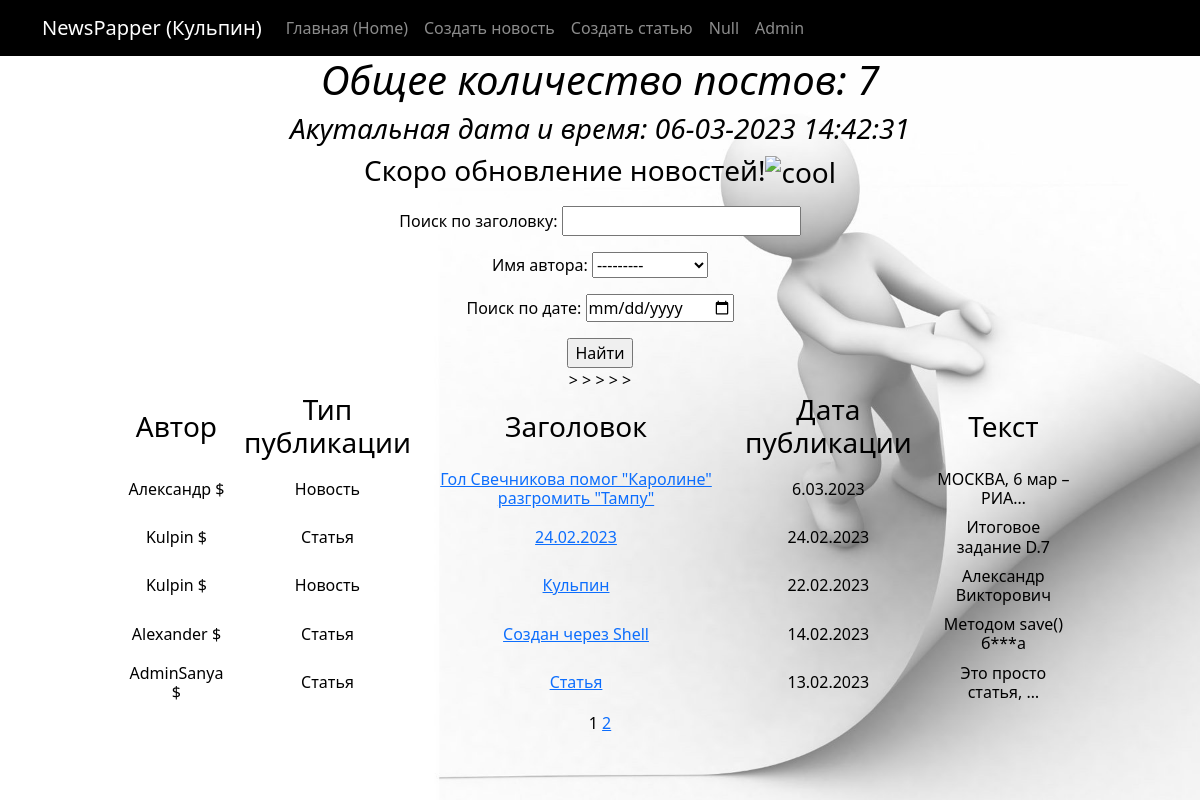
Page /news/ on the committed database.
### news/models.py (models this page shows, shortened)
class Post(models.Model):
    article = 'AR'
    news = 'NE'
    POST_TYPES = [
        (article, 'Статья'),
        (news, 'Новость')
    ]
    author = models.ForeignKey(Author, on_delete=models.CASCADE)
    post_type = models.CharField(max_length=2, choices=POST_TYPES)
    time_created = models.DateTimeField(auto_now_add=True)
    categories = models.ManyToManyField(Category, through='PostCategory')
    title = models.CharField(max_length=255)
    text = models.TextField()
    rating = models.FloatField(default=0.0)

class Author(models.Model):
    rating = models.FloatField(default=0.0)
    user = models.OneToOneField(User, on_delete=models.CASCADE)
    def __str__(self):
        return self.user.username

### news/views.py (the view)
# urls.py: path('', PostList.as_view(), name='post_list'),
class PostList(ListView):
    model = Post
    ordering = '-time_created'
    template_name = 'news.html'
    context_object_name = 'post'
    paginate_by = 5
    def get_queryset(self):
        queryset = super().get_queryset()
        self.filterset = ProductFilter(self.request.GET, queryset)
        return self.filterset.qs
    def get_context_data(self, **kwargs):
        context = super().get_context_data(**kwargs)
        context['time_now'] = datetime.utcnow()
        context['next_sale'] = None
        context['filterset'] = self.filterset
        return context

### news/templatetags/custom_filters.py (called while the page is built)
@register.filter()
def currency(value, code='rub'):
   postfix = CURRENCIES_SYMBOLS[code]
   return f'{value} {postfix}'

@register.filter()
def censor(value):
   bad_words = ('скотина', 'бляха')
   if not isinstance(value, str):
      raise TypeError(f"unresolved type '{type(value)}' expected  type 'str'")
   for word in value.split():
      if word.lower() in bad_words:
         value = value.replace(word, f"{word[0]}{'*' * (len(word) - 2)}{word[-1]}")
   return value

### news/templatetags/custom_tags.py (called while the page is built)
@register.simple_tag()
def current_time(format_string='%d-%m-%Y %H:%M:%S'):
   return datetime.utcnow().strftime(format_string)

### templates/news.html (shortened to what this page needs)
{% extends 'flatpages/default.html' %}
{% load custom_filters %}
{% load custom_tags %}
{% block content %}
   <h1><em>Общее количество постов: {{ filterset.qs|length }}</em></h1>
   <h3><em>Акутальная дата и время: {% current_time '%d-%m-%Y %H:%M:%S' %}</em></h3>
   <h3><p>{{ next_sale|default_if_none:"Скоро обновление новостей!" }}<img src="https://html5-editor.net/tinymce/plugins/emoticons/img/smiley-cool.gif" alt="cool" /></p> </h3>
   <form action="" method="get">
       {{ filterset.form.as_p }}
       <input type="submit" value="Найти" />
   </form>
   {% if post %}
       <table>
           <tr>
               <td><h3>Автор</h3></td>
               <td><h3>Тип публикации</h3></td>
               <td><h3>Заголовок</h3></td>
               <td><h3>Дата публикации</h3></td>
               <td><h3>Текст</h3></td>
           </tr>
           {% for post in post %}
           <tr>
               <td><h6>{{ post.author | currency:'usd' | censor}}</h6></td>
               <td><h6>{{ post.get_post_type_display }}</h6></td>
               <td><h6><a href="{%url 'postdetail' post.id%}">{{ post.title | truncatewords:10 | censor}}</a></h6></td>
               <td><h6>{{ post.time_created|date:'j.m.Y' }}</h6></td>
               <td><h6>{{ post.text | truncatechars:20| censor }}</h6></td>>
           </tr>
           {% endfor %}
       </table>
   {% else %}
       <h2>Постов нет!!</h2>
   {% endif %}
   {{ page_obj.number }}
   {% if page_obj.has_next %}
       <a href="?page={{ page_obj.next_page_number }}">{{ page_obj.next_page_number }}</a>
   {% endif %}
{% endblock content %}

### templates/flatpages/default.html (shortened to what this page needs)
<!DOCTYPE html>
<html lang="en">
    <head>
        {% load static %}
        <link href="{% static 'css/styles.css' %}" rel="stylesheet" />
    </head>
    <body>
    <div class="body"
    </div>
    <nav class="navbar navbar-expand-lg navbar-dark bg-dark static-top">
   <div class="container">
       <a class="navbar-brand" href="#">NewsPapper (Кульпин)</a>
       <div class="collapse navbar-collapse" id="navbarResponsive">
           <ul class="navbar-nav ml-auto">
               <li class="nav-item active">
                   <a class="nav-link" href="/news/">Главная
                       <span class="sr-only">(Home)</span>
                   </a>
               </li>
               <li class="nav-item">
                   <a class="nav-link" href="/news/createPost">Создать новость</a>
               </li>
               <li class="nav-item">
                   <a class="nav-link" href="/news/createArticle">Создать статью</a>
               </li>
               <li class="nav-item">
                   <a class="nav-link" href="/news/">Null</a>
                </li>
               <li class="nav-item">
                   <a class="nav-link" href="/admin/">Admin</a>
               </li>
           </ul>
       </div>
   </div>
</nav>
        <div class="container">
            <div class="row">
                <div class="col-lg-12 text-center">
                    {% block content %}
                    {% endblock content %}
                </div>
            </div>
        </div>
    </div>
    </body>
</html>

### templates/news.html (style rules this page uses)
table { width: 950px; margin: auto; }
td { text-align: center; }

### rows in the picture
Post: author|censor "Александр $", post_type "Новость", title|censor "Гол Свечникова помог \"Каролине\" разгромить \"Тампу\"", time_created "6.03.2023", text|censor "МОСКВА, 6 мар – РИА…"
Post: author|censor "Kulpin $", post_type "Статья", title|censor "24.02.2023", time_created "24.02.2023", text|censor "Итоговое задание D.7"
Post: author|censor "Kulpin $", post_type "Новость", title|censor "Кульпин", time_created "22.02.2023", text|censor "Александр Викторович"
Post: author|censor "Alexander $", post_type "Статья", title|censor "Создан через Shell", time_created "14.02.2023", text|censor "Методом save() б***а"
Post: author|censor "AdminSanya $", post_type "Статья", title|censor "Статья", time_created "13.02.2023", text|censor "Это просто статья, …"

### other values in the picture
{{ filterset.qs|length }} "7"
{{ next_sale|default_if_none:"Скоро обновление новостей!" }} "Скоро обновление новостей!"
{{ page_obj.number }} "1"
{{ page_obj.next_page_number }} "2"
